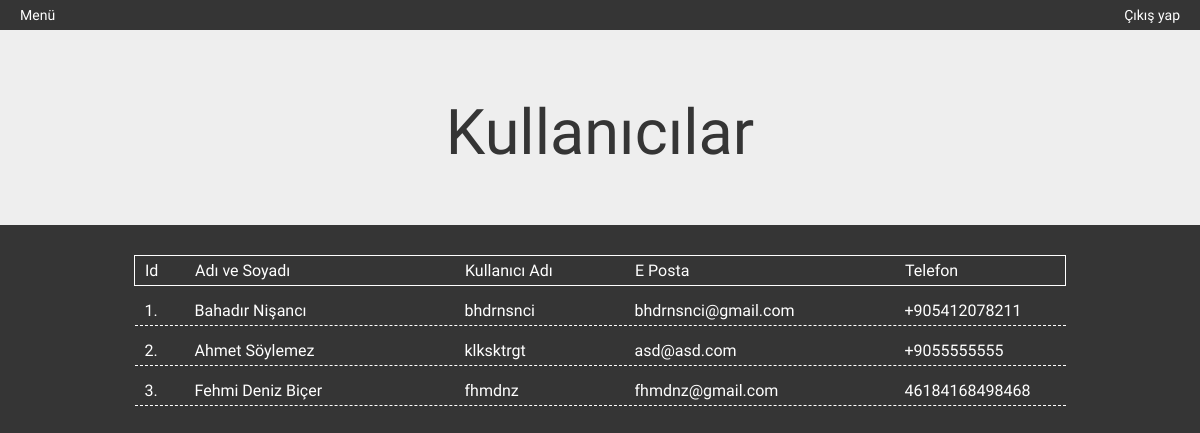
The page /users (signed in) on the database as committed earlier.
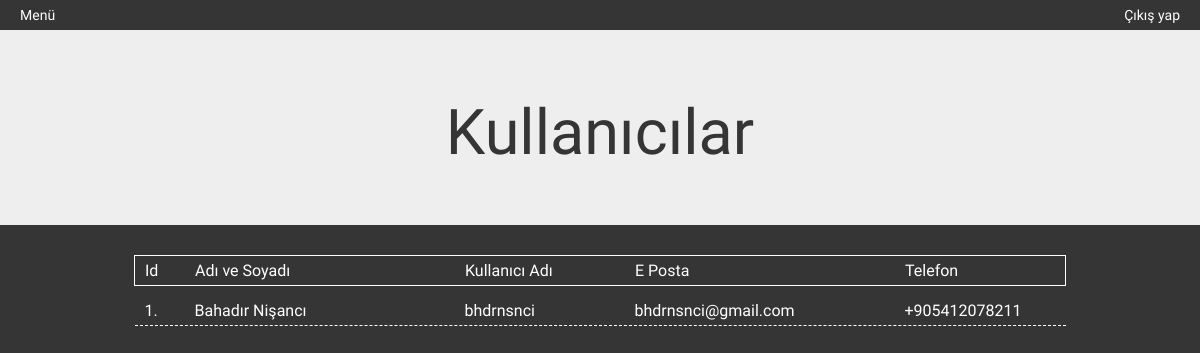
The same page on the database as committed later.
### tables this page shows
CREATE TABLE users(id INTEGER PRIMARY KEY AUTOINCREMENT, name TEXT NOT NULL, username TEXT NOT NULL, email TEXT NOT NULL, phone TEXT NOT NULL, rank TEXT NOT NULL, password TEXT NOT NULL);

### app.py (the view)
@app.route("/users", methods=["POST", "GET"])
def users():
    if session["logedin"] == True:
        with sqlite3.connect("FaceDatabase.db") as usersdb:
            usersdb.row_factory = sqlite3.Row
            cursor = usersdb.cursor()
            cursor.execute("select * from users")
            rows = cursor.fetchall()
            return render_template("users.html", rows=rows)
    else:
        return redirect(url_for("login"))

### templates/users.html (shortened to what this page needs)
<html>
<head>
</head>
<body>
<div style="float: left; padding: 5px 20px;"><a href="/menu">Menü</a></div>
<div style="float: right; padding: 5px 20px;"><a href="/logout">Çıkış yap</a></div>
<div class="jumbotron text-center" style="clear: both;">
  <div class="container">
    <h1>Kullanıcılar</h1>
  </div>
</div>
<div id="userlist">
  <table>
    <tr class="table-title">
      <td class="itemt identity"> Id </td>
      <td class="itemt name"> Adı ve Soyadı </td>
      <td class="itemt username"> Kullanıcı Adı </td>
      <td class="itemt email"> E Posta </td>
      <td class="itemt phone"> Telefon </td>
    </tr>
  {% for r in rows: %}
    <tr>
      <td class="item identity"> {{ r["id"] }}. </td>
      <td class="item name"> {{ r["name"] }} </td>
      <td class="item username"> {{ r["username"] }} </td>
      <td class="item email"> {{ r["email"] }} </td>
      <td class="item phone"> {{ r["phone"] }} </td>
    </tr>
  {% endfor %}
  </table>
</div>
</body>
</html>

### templates/users.html (style rules this page uses)
body { font-family: 'Comfortaa', cursive; background: #353535; color: #FFF; }
.jumbotron h1 { color: #353535; }
a { color: #fff; text-decoration: none; }
#userlist { width: 80%; margin: 0 auto; text-align: left; }
.item { float: left; margin: 15px 10px 5px 10px; }
.itemt { float: left; margin: 5px 10px 5px 10px; }
.identity { width: 30px; }
.name { width: 250px; }
.username { width: 150px; }
.email { width: 250px; }
.phone { width: 150px; }
table { margin: 0px auto; }
tr { border-bottom: 1px dashed #fff; }
.table-title { border: 1px solid #fff; }

Rows that differ between the two databases and show on the page:
removed users: id "2", name "Ahmet Söylemez", username "klksktrgt", email "asd@asd.com", phone "+9055555555"
removed users: id "3", name "Fehmi Deniz Biçer", username "fhmdnz", email "fhmdnz@gmail.com", phone "46184168498468"
